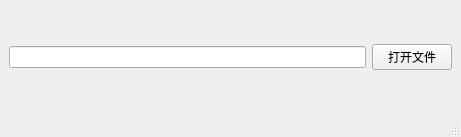
<?xml version="1.0" encoding="UTF-8"?>
<ui version="4.0">
 <class>MainWindow</class>
 <widget class="QMainWindow" name="MainWindow">
  <property name="geometry">
   <rect>
    <x>0</x>
    <y>0</y>
    <width>461</width>
    <height>137</height>
   </rect>
  </property>
  <property name="windowTitle">
   <string>MainWindow</string>
  </property>
  <widget class="QWidget" name="centralwidget">
   <layout class="QGridLayout" name="gridLayout">
    <item row="0" column="0">
     <layout class="QHBoxLayout" name="horizontalLayout">
      <item>
       <widget class="QLineEdit" name="lineEdit"/>
      </item>
      <item>
       <widget class="QPushButton" name="mOpenButton">
        <property name="text">
         <string>打开文件</string>
        </property>
       </widget>
      </item>
     </layout>
    </item>
    <item row="1" column="0">
     <layout class="QVBoxLayout" name="verticalLayout"/>
    </item>
   </layout>
  </widget>
  <widget class="QMenuBar" name="menubar">
   <property name="geometry">
    <rect>
     <x>0</x>
     <y>0</y>
     <width>461</width>
     <height>20</height>
    </rect>
   </property>
  </widget>
  <widget class="QStatusBar" name="statusbar"/>
 </widget>
 <resources/>
 <connections/>
</ui>
